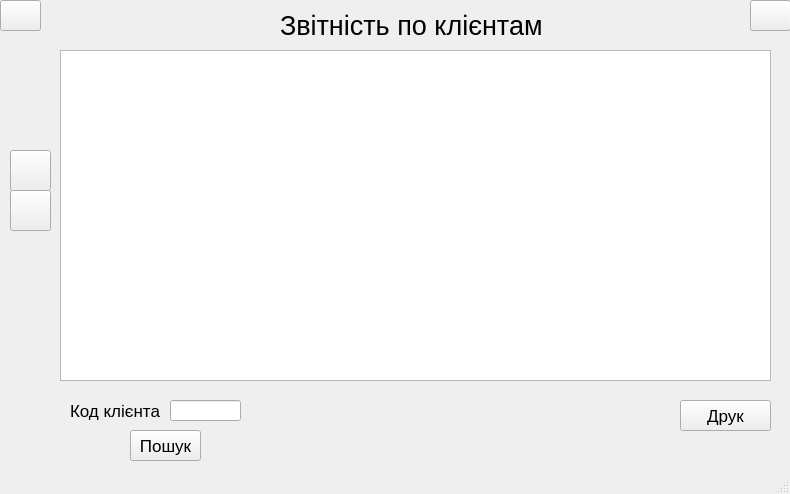
<?xml version="1.0" encoding="UTF-8"?>
<ui version="4.0">
 <class>MainWindow</class>
 <widget class="QMainWindow" name="MainWindow">
  <property name="geometry">
   <rect>
    <x>0</x>
    <y>0</y>
    <width>790</width>
    <height>494</height>
   </rect>
  </property>
  <property name="windowTitle">
   <string>MainWindow</string>
  </property>
  <widget class="QWidget" name="centralwidget">
   <widget class="QPushButton" name="exit_button">
    <property name="geometry">
     <rect>
      <x>750</x>
      <y>0</y>
      <width>41</width>
      <height>31</height>
     </rect>
    </property>
    <property name="font">
     <font>
      <pointsize>2</pointsize>
     </font>
    </property>
    <property name="text">
     <string/>
    </property>
    <property name="icon">
     <iconset resource="../resources.qrc">
      <normaloff>:/newPrefix/assets/exit.png</normaloff>:/newPrefix/assets/exit.png</iconset>
    </property>
    <property name="iconSize">
     <size>
      <width>25</width>
      <height>25</height>
     </size>
    </property>
   </widget>
   <widget class="QLineEdit" name="find_field">
    <property name="geometry">
     <rect>
      <x>170</x>
      <y>400</y>
      <width>71</width>
      <height>21</height>
     </rect>
    </property>
    <property name="font">
     <font>
      <pointsize>10</pointsize>
     </font>
    </property>
   </widget>
   <widget class="QLabel" name="label">
    <property name="geometry">
     <rect>
      <x>280</x>
      <y>10</y>
      <width>271</width>
      <height>31</height>
     </rect>
    </property>
    <property name="font">
     <font>
      <pointsize>20</pointsize>
     </font>
    </property>
    <property name="text">
     <string>Звітність по клієнтам</string>
    </property>
   </widget>
   <widget class="QTableWidget" name="tableWidget">
    <property name="geometry">
     <rect>
      <x>60</x>
      <y>50</y>
      <width>711</width>
      <height>331</height>
     </rect>
    </property>
    <property name="font">
     <font>
      <pointsize>9</pointsize>
     </font>
    </property>
    <property name="columnCount">
     <number>0</number>
    </property>
    <attribute name="verticalHeaderVisible">
     <bool>false</bool>
    </attribute>
   </widget>
   <widget class="QPushButton" name="find_button">
    <property name="geometry">
     <rect>
      <x>130</x>
      <y>430</y>
      <width>71</width>
      <height>31</height>
     </rect>
    </property>
    <property name="font">
     <font>
      <pointsize>13</pointsize>
     </font>
    </property>
    <property name="text">
     <string>Пошук</string>
    </property>
   </widget>
   <widget class="QPushButton" name="back_button">
    <property name="geometry">
     <rect>
      <x>0</x>
      <y>0</y>
      <width>41</width>
      <height>31</height>
     </rect>
    </property>
    <property name="font">
     <font>
      <pointsize>2</pointsize>
     </font>
    </property>
    <property name="text">
     <string/>
    </property>
    <property name="icon">
     <iconset resource="../resources.qrc">
      <normaloff>:/newPrefix/assets/arrow.png</normaloff>:/newPrefix/assets/arrow.png</iconset>
    </property>
    <property name="iconSize">
     <size>
      <width>25</width>
      <height>25</height>
     </size>
    </property>
   </widget>
   <widget class="QLabel" name="label_2">
    <property name="geometry">
     <rect>
      <x>70</x>
      <y>400</y>
      <width>111</width>
      <height>21</height>
     </rect>
    </property>
    <property name="font">
     <font>
      <pointsize>13</pointsize>
     </font>
    </property>
    <property name="text">
     <string>Код клієнта</string>
    </property>
   </widget>
   <widget class="QPushButton" name="up_button">
    <property name="geometry">
     <rect>
      <x>10</x>
      <y>150</y>
      <width>41</width>
      <height>41</height>
     </rect>
    </property>
    <property name="font">
     <font>
      <pointsize>13</pointsize>
     </font>
    </property>
    <property name="text">
     <string/>
    </property>
    <property name="icon">
     <iconset resource="../resources.qrc">
      <normaloff>:/newPrefix/assets/up_arrow.png</normaloff>:/newPrefix/assets/up_arrow.png</iconset>
    </property>
    <property name="iconSize">
     <size>
      <width>30</width>
      <height>30</height>
     </size>
    </property>
   </widget>
   <widget class="QPushButton" name="down_button">
    <property name="geometry">
     <rect>
      <x>10</x>
      <y>190</y>
      <width>41</width>
      <height>41</height>
     </rect>
    </property>
    <property name="text">
     <string/>
    </property>
    <property name="icon">
     <iconset resource="../resources.qrc">
      <normaloff>:/newPrefix/assets/down_arrow.png</normaloff>:/newPrefix/assets/down_arrow.png</iconset>
    </property>
    <property name="iconSize">
     <size>
      <width>30</width>
      <height>30</height>
     </size>
    </property>
   </widget>
   <widget class="QPushButton" name="pushButton">
    <property name="geometry">
     <rect>
      <x>680</x>
      <y>400</y>
      <width>91</width>
      <height>31</height>
     </rect>
    </property>
    <property name="font">
     <font>
      <pointsize>13</pointsize>
     </font>
    </property>
    <property name="text">
     <string>Друк</string>
    </property>
   </widget>
  </widget>
  <widget class="QStatusBar" name="statusbar"/>
 </widget>
 <resources>
  <include location="../resources.qrc"/>
 </resources>
 <connections/>
</ui>
